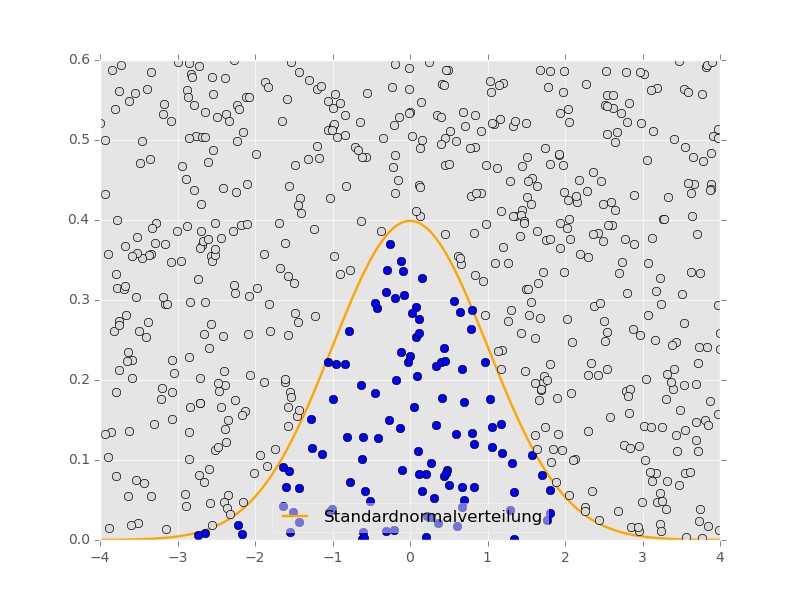

Here is the Python script that generated this plot:
# coding: utf-8

import matplotlib
matplotlib.use('Qt4Agg')

import matplotlib.pyplot as plt
plt.style.use('ggplot')
import numpy as np
from scipy.stats import norm

N = 650
x = (np.random.random(N) - 0.5)*8
y = np.random.random(N)*0.6
range = np.arange(-4, 4, 0.001)
plt.plot(range,  norm.pdf(range, 0, 1), label="Standardnormalverteilung", color='orange', linewidth=1.7)

#keep the good ones
mask = y < norm.pdf(x,0,1)
plt.plot(x[mask], y[mask], 'bo')
#rejected ones in light grey
mask = ~mask
plt.plot(x[mask], y[mask], 'o', color='0.85')
plt.legend(loc='best', fancybox=True, framealpha=0.5)
# plt.show()
plt.savefig('rejection.png')
